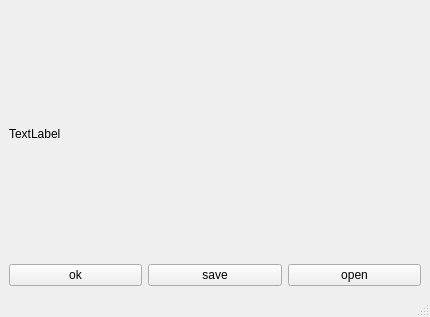
<?xml version="1.0" encoding="UTF-8"?>
<ui version="4.0">
 <class>MainWindow</class>
 <widget class="QMainWindow" name="MainWindow">
  <property name="geometry">
   <rect>
    <x>0</x>
    <y>0</y>
    <width>430</width>
    <height>317</height>
   </rect>
  </property>
  <property name="windowTitle">
   <string>MainWindow</string>
  </property>
  <widget class="QWidget" name="centralwidget">
   <layout class="QGridLayout" name="gridLayout_2">
    <item row="0" column="0">
     <layout class="QGridLayout" name="gridLayout">
      <item row="0" column="0">
       <widget class="QLabel" name="label">
        <property name="text">
         <string>TextLabel</string>
        </property>
       </widget>
      </item>
      <item row="1" column="0">
       <layout class="QHBoxLayout" name="horizontalLayout">
        <item>
         <widget class="QPushButton" name="pushButton_2">
          <property name="text">
           <string>ok</string>
          </property>
         </widget>
        </item>
        <item>
         <widget class="QPushButton" name="pushButton">
          <property name="text">
           <string>save</string>
          </property>
         </widget>
        </item>
        <item>
         <widget class="QPushButton" name="pushButton_3">
          <property name="text">
           <string>open</string>
          </property>
         </widget>
        </item>
       </layout>
      </item>
     </layout>
    </item>
   </layout>
  </widget>
  <widget class="QMenuBar" name="menubar">
   <property name="geometry">
    <rect>
     <x>0</x>
     <y>0</y>
     <width>430</width>
     <height>21</height>
    </rect>
   </property>
  </widget>
  <widget class="QStatusBar" name="statusbar"/>
 </widget>
 <resources/>
 <connections/>
</ui>
